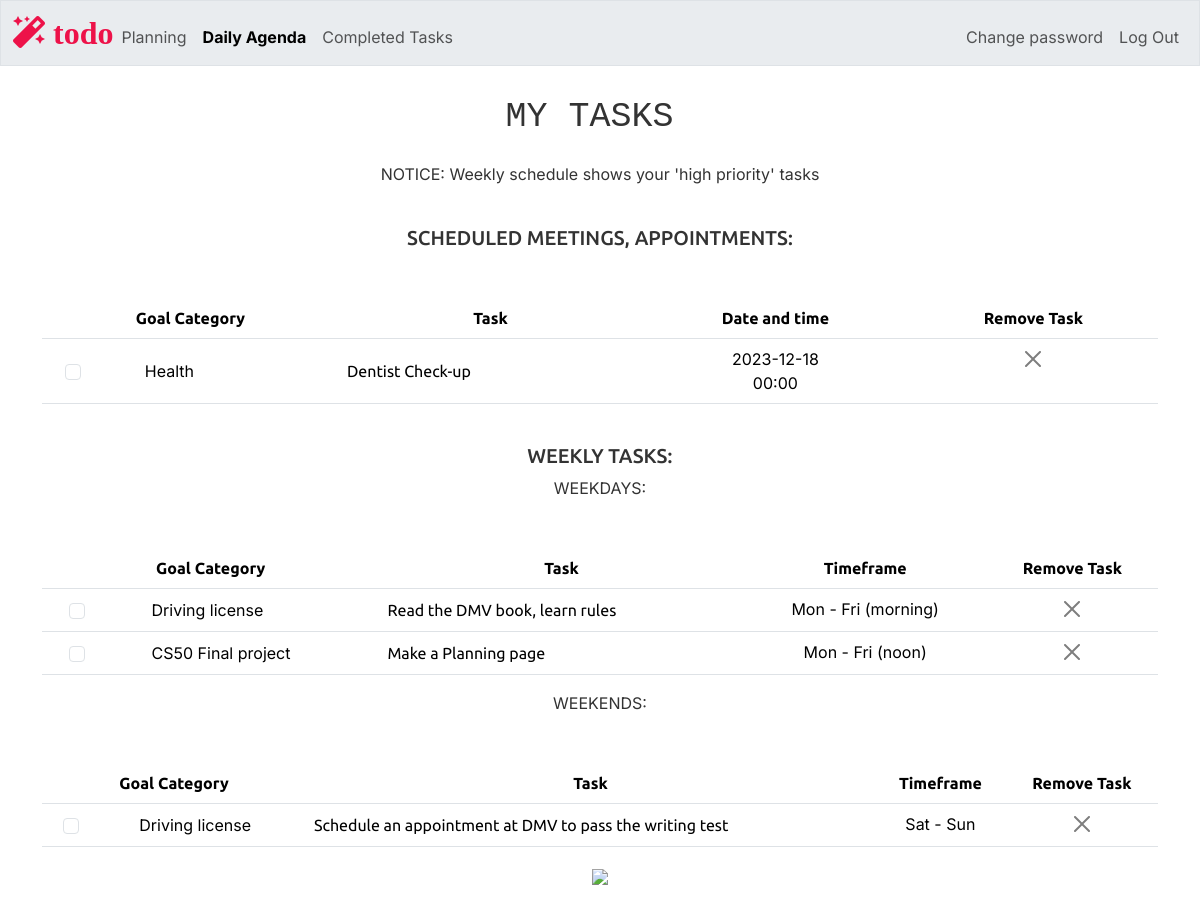
/agenda (signed in), run on an earlier commit of the app's database.
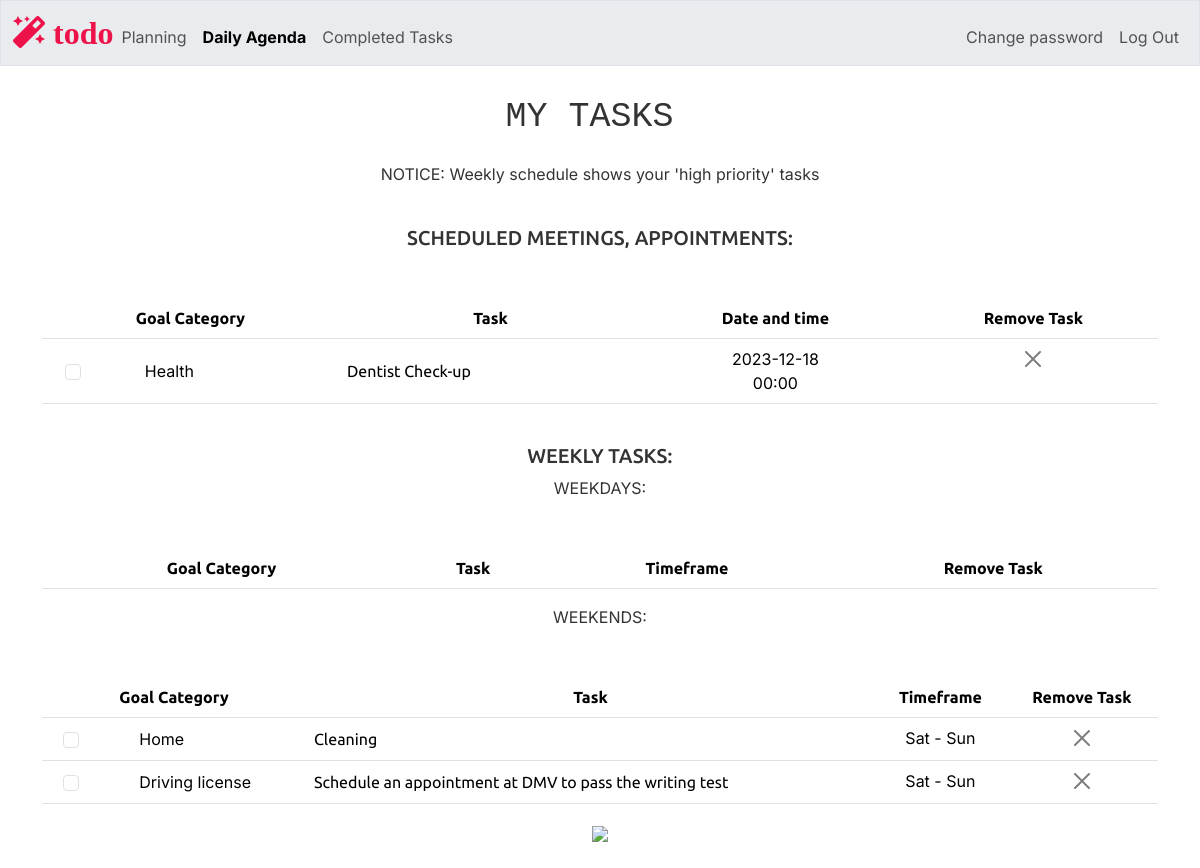
And on a later commit of the database.
### tables this page shows
CREATE TABLE tasks (
    id INTEGER PRIMARY KEY AUTOINCREMENT NOT NULL,
    users_id INTEGER NOT NULL,
    category TEXT NOT NULL,
    task TEXT NOT NULL,
    timeframe TEXT,
    priority TEXT,
    completion INTEGER DEFAULT 0,
    date DATE,
    time TIME,
    FOREIGN KEY (users_id) REFERENCES users(id)
);

### app.py (the view)
@app.route("/agenda", methods=["GET", "POST"])
@login_required
def agenda():
    users_id = session["user_id"]
    appointments = db.execute("SELECT id, category, task, completion, date, time FROM tasks WHERE users_id =? AND completion = 0 AND (date IS NOT NULL AND date != '' OR time IS NOT NULL AND time != '')", users_id)
    weekdays = db.execute("SELECT id, category, task, completion, timeframe FROM tasks WHERE users_id =? AND completion = 0 AND priority = 'High' AND timeframe != 'Sat - Sun'", users_id)
    weekends = db.execute("SELECT id, category, task, completion, timeframe FROM tasks WHERE users_id =? AND completion = 0 AND priority = 'High' AND timeframe == 'Sat - Sun'", users_id)
    welcome_message_h1 = " MY TASKS "
    welcome_message_p = "NOTICE: Weekly schedule shows your 'high priority' tasks "
    return render_template("agenda.html", appointments=appointments, weekdays = weekdays, weekends=weekends, welcome_message_h1 = welcome_message_h1, welcome_message_p = welcome_message_p, current_page="agenda")

### app.py (called while the page is built)
@app.after_request
def after_request(response):
    response.headers["Cache-Control"] = "no-cache, no-store, must-revalidate"
    response.headers["Expires"] = 0
    response.headers["Pragma"] = "no-cache"
    return response

### helpers.py (called while the page is built)
def login_required(f):
    @wraps(f)
    def decorated_function(*args, **kwargs):
        if session.get("user_id") is None:
            return redirect("/login")
        return f(*args, **kwargs)
    return decorated_function

### templates/agenda.html (shortened to what the changed rows need)
{% extends "layout.html" %}
{% block main %}
    <table class="table  mt-5">
        <thead>
            <h5>
                SCHEDULED MEETINGS, APPOINTMENTS:
            </h5>
            <tr>
                <th> Goal Category</th>
                <th> Task </th>
                <th> Date and time </th>
                <th> Remove Task </th>
            </tr>
        </thead>
        <tbody>
            {% for task in appointments %}
                <tr id="todo_row_{{ task.id }}" >
                    <td class="align-middle ">
                        <div class="d-flex align-items-center " >
                            <div class=" col-sm-2 d-flex justify-content-center align-items-center form-check" >
                                <input class="form-check-input completion-checkbox"
                                        type="checkbox"
                                        id="completion_{{ task.id }}"
                                        name="task_completion"
                                        data-task-id="{{ task.id }}"
                                        data-completion="{{ task.completion}}"
                                        onchange="updateTaskStatus(this)">
                            </div>
                            <label class="form-check-label ms-5" for="completion_{{ task.id }}">
                                {{ task.category }}
                            </label>
                        </div>
                    </td>
                    <td class="align-middle " style="text-align: left;">{{ task.task }}</td>
                    <td>
                        <div>
                            {{ task.date or '' }}
                        </div>
                        <div>
                            {{ task.time or '' }}
                        </div>
                    </td>
                    <td>
                        <button class="btn-close" data-bs-toggle="modal" data-bs-target="#deleteConfirmationModal_{{ task.id }}"></button>
                    </td>
                </tr>
            {% endfor %}
        </tbody>
    </table>
    <br>
    <table class="table  mt-5">
        <thead>
            <tr>
                <th> Goal Category</th>
                <th> Task </th>
                <th> Timeframe </th>
                <th> Remove Task </th>
            </tr>
        </thead>
        <tbody>
            {% for task in weekdays %}
                <tr id="todo_row_{{ task.id }}" >
                    <td class="align-middle ">
                        <div class="d-flex align-items-center " >
                            <div class=" col-sm-2 d-flex justify-content-center align-items-center form-check" >
                                <input class="form-check-input completion-checkbox"
                                        type="checkbox"
                                        id="completion_{{ task.id }}"
                                        name="task_completion"
                                        data-task-id="{{ task.id }}"
                                        data-completion="{{ task.completion}}"
                                        onchange="updateTaskStatus(this)">
                            </div>
                            <label class="form-check-label ms-5" for="completion_{{ task.id }}">
                                {{ task.category }}
                            </label>
                        </div>
                    </td>
                    <td class="align-middle " style="text-align: left;">{{ task.task }}</td>
                    <td>
                        <div>
                            {{ task.timeframe or '' }}
                        </div>
                    </td>
                    <td>
                        <button class="btn-close" data-bs-toggle="modal" data-bs-target="#deleteConfirmationModal_{{ task.id }}"></button>
                    </td>
                </tr>
            {% endfor %}
        </tbody>
    </table>
    <table class="table  mt-5">
        <thead>
            <tr>
                <th> Goal Category</th>
                <th> Task </th>
                <th> Timeframe </th>
                <th> Remove Task </th>
            </tr>
        </thead>
        <tbody>
            {% for task in weekends %}
                <tr id="todo_row_{{ task.id }}" >
                    <td class="align-middle">
                        <div class="d-flex align-items-center " >
                            <div class=" col-sm-2 d-flex justify-content-center align-items-center form-check" >
                                <input class="form-check-input completion-checkbox"
                                        type="checkbox"
                                        id="completion_{{ task.id }}"
                                        name="task_completion"
                                        data-task-id="{{ task.id }}"
                                        data-completion="{{ task.completion}}"
                                        onchange="updateTaskStatus(this)">
                            </div>
                            <label class="form-check-label ms-5" for="completion_{{ task.id }}">
                                {{ task.category }}
                            </label>
                        </div>
                    </td>
                    <td class="align-middle " style="text-align: left;">{{ task.task }}</td>
                    <td>
                        <div>
                            {{ task.timeframe or '' }}
                        </div>
                    </td>
                    <td>
                        <button class="btn-close" data-bs-toggle="modal" data-bs-target="#deleteConfirmationModal_{{ task.id }}"></button>
                    </td>
                </tr>
            {% endfor %}
        </tbody>
    </table>
{% endblock %}

What changed in the data, as far as the page shows it:
no longer on this page (row edited): tasks: category "Driving license", task "Read the DMV book, learn rules", timeframe "Mon - Fri (morning)", shown under "WEEKLY TASKS:"
removed tasks: category "CS50 Final project", task "Make a Planning page", timeframe "Mon - Fri (noon)", shown under "WEEKLY TASKS:"
now on this page (row edited): tasks: category "Home", task "Cleaning", timeframe "Sat - Sun", shown under "WEEKLY TASKS:"
